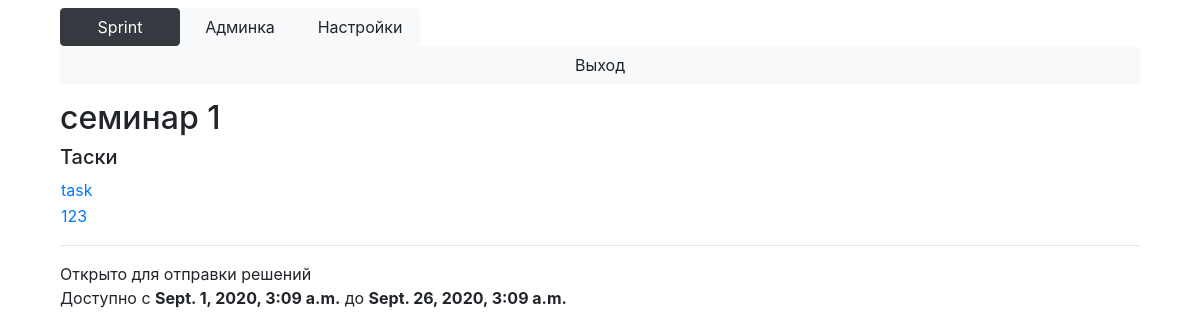
Page /block?id=46 (signed in) on the committed database.
### Main/models.py (models this page shows, shortened)
class Block(models.Model):
    name = models.TextField()
    course = models.ForeignKey(Course, on_delete=models.CASCADE)
    time_start = models.DateTimeField()
    time_end = models.DateTimeField()
    opened = models.IntegerField()
    @property
    def tasks(self):
        return Task.objects.filter(block=self)

class Task(models.Model):
    name = models.TextField()
    block = models.ForeignKey(Block, on_delete=models.CASCADE)
    legend = models.TextField(default='')
    input = models.TextField(default='')
    output = models.TextField(default='')
    specifications = models.TextField(default='')
    time_limit = models.IntegerField(default=10000)
    weight = models.FloatField(default=1.0)
    max_mark = models.IntegerField(default=10)
    max_solutions_count = models.IntegerField(default=10)

### Main/views.py (the view)
# urls.py: path('block', views.block),
def block(request):
    current_block = Block.objects.get(id=request.GET['id'])
    if not check_permission_block(request.user, current_block):
        return HttpResponseRedirect('/main')
    return render(request, 'block.html', context={'Block': current_block,
                                                  'is_admin': check_admin(request.user),
                                                  'user': request.user})

### Main/main.py (called while the page is built, shortened)
def check_login(user):
    return user.is_authenticated

def check_admin(user):
    if check_teacher(user):
        return True

def check_teacher(user):
    return user.is_staff and check_login(user)

def courses_available(user):
    if user.is_superuser:
        return Course.objects.all()
    else:
        return [s.course for s in Subscribe.objects.filter(user=user)]

def blocks_available(user):
    courses = courses_available(user)
    blocks = {}
    is_admin = check_admin(user)
    for course in courses:
        if is_admin:
            blocks[course] = Block.objects.filter(
                course=course
            )
    return blocks

def check_permission_block(user, block):
    blocks = blocks_available(user)
    for course in blocks.keys():
        if block in blocks[course]:
            return True
    return False

### Main/templatetags/filters.py (called while the page is built)
@register.filter('mark_for_task')
def mark_for_task(task, user):
    try:
        return int(list(Solution.objects.filter(task=task, user=user, mark__isnull=False))[-1].mark * 10 / task.max_mark)
    except IndexError:
        return None

@register.filter('marked')
def marked(mark):
    return bool(mark)

### templates/block.html (shortened to what this page needs)
{% extends 'base_main.html' %}
{% load filters %}
{% block content %}
    <h2>{{ Block.name }}</h2>
    <h5>Таски</h5>
    <table>
        {% for task in Block.tasks %}
            <tr>
                <td>
                    <a href="/task?id={{ task.id }}">{{ task.name }}</a>
                </td>
                <td>
                </td>
            </tr>
        {% endfor %}
    </table>
    <hr>
    {% if Block.opened %}
        Открыто для отправки решений
    {% else %}
        Закрыто для отправки решений
    {% endif %}
    <br>Доступно с <b>{{ Block.time_start }}</b> до <b>{{ Block.time_end }}</b>
{% endblock %}

### rows in the picture
Block: name "семинар 1", time_start "Sept. 1, 2020, 3:09 a.m.", time_end "Sept. 26, 2020, 3:09 a.m."
Task: name "task"
Task: name "123"
